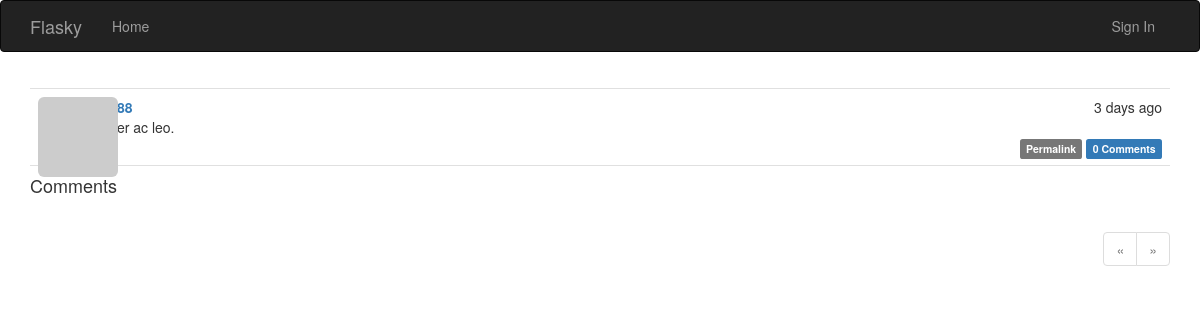
Page /post/149 on the earlier database version.
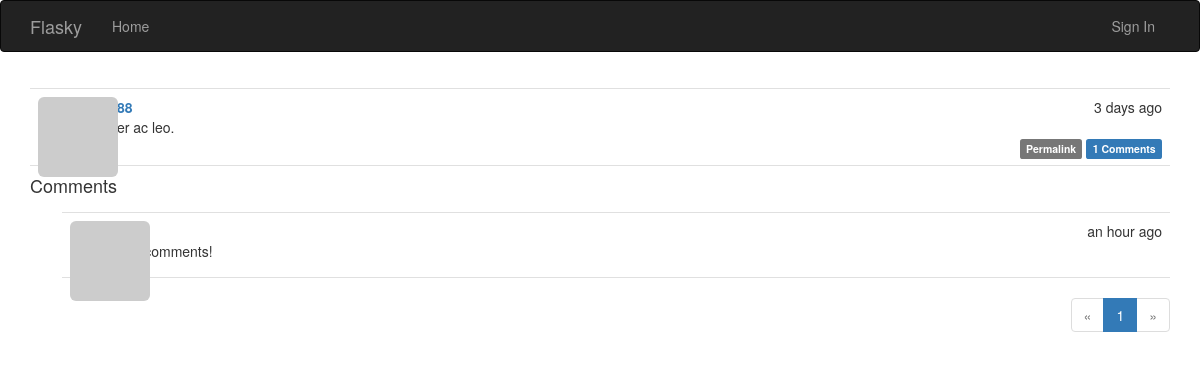
Same page on the later database version.
### app/models.py (models this page shows, shortened)
class Post(db.Model):
    __tablename__ = 'posts'
    id = db.Column(db.Integer, primary_key=True)
    body = db.Column(db.Text)
    timestamp = db.Column(db.DateTime, index=True, default=datetime.utcnow)
    author_id = db.Column(db.Integer, db.ForeignKey('users.id'))
    body_html = db.Column(db.Text)
    comments = db.relationship('Comment', backref='post', lazy='dynamic')

class Comment(db.Model):
    __tablename__ = 'comments'
    id = db.Column(db.Integer, primary_key=True)
    body = db.Column(db.Text)
    body_html = db.Column(db.Text)
    timestamp = db.Column(db.DateTime, index=True, default=datetime.utcnow)
    disabled = db.Column(db.Boolean)
    author_id = db.Column(db.Integer, db.ForeignKey('users.id'))
    post_id = db.Column(db.Integer, db.ForeignKey('posts.id'))

### app/main/views.py (the view)
@main.route('/post/<int:id>', methods=['GET', 'POST'])
def post(id):
    post = Post.query.get_or_404(id)
    form = CommentForm()
    if form.validate_on_submit():
        comment = Comment(body=form.body.data, post=post, author=current_user._get_current_object())
        db.session.add(comment)
        db.session.commit()
        flash('Your comment has been published.')
        return redirect(url_for('.post', id=post.id, page=-1))
    page = request.args.get('page', 1,type=int)
    if page == -1:
        page = (post.comments.count() - 1) / \
            current_app.config['FLASKY_COMMENTS_PER_PAGE'] + 1
    pagination = post.comments.order_by(Comment.timestamp.asc()).paginate(
            page, per_page=current_app.config['FLASKY_COMMENTS_PER_PAGE'],
            error_out=False)
    comments = pagination.items
    return render_template('post.html', posts=[post], form=form,
            comments=comments, pagination=pagination)

### app/auth/views.py (called while the page is built)
@auth.before_app_request
def before_request():
	if current_user.is_authenticated:
		current_user.ping()
		if not current_user.confirmed \
				and request.endpoint \
				and request.endpoint[:5] != 'auth.' \
				and request.endpoint != 'static' :
			return redirect(url_for('auth.unconfirmed'))

### app/main/__init__.py (called while the page is built)
@main.app_context_processor
def inject_permissions():
	return dict(Permission=Permission)

### app/models.py (called while the page is built)
    def gravatar(self, size=100, default='identicon', rating='g'):
        if request.is_secure:
            url = 'http://secure.gravatar.com/avatar'
        else:
            url = 'http://www.gravatar.com/avatar'
        hash = self.avatar_hash or hashlib.md5(self.email.encode('utf-8')).hexdigest()
        return '{url}/{hash}?s={size}&d={default}&r={rating}'.format(url=url, hash=hash, size=size, default=default, rating=rating)

    def can(self, permissions):
        return False

    def is_adminstrator(self):
        return False

### app/templates/post.html (shortened to what this page needs)
{% extends "base.html" %}
{% import "_macros.html" as macros %}
{% import "bootstrap/wtf.html" as wtf %}
{% block page_content %}
{% include '_post.html' %}
<h4 id="comments">Comments</h4>
{% include '_comments.html' %}
{% if pagination %}
<div class="pagination">
    {{ macros.pagination_widget(pagination, '.post', fragment='#comments', id=posts[0].id) }}
</div>
{% endif %}
{% endblock %}

### app/templates/_post.html (shortened to what this page needs)
<ul class="posts">
    {% for post in posts %}
    <li class="post">
        <div class="post-thumbnail">
            <a href="{{ url_for('.user', username=post.author.username) }}">
                <img class="img-rounded profile-thumbnail" src="{{ post.author.gravatar(size=40) }}">
            </a>
        </div>
        <div class="post-content">
            <div class="post-date">{{ moment(post.timestamp).fromNow() }}</div>
            <div class="post-author">
                <a href="{{ url_for('.user', username=post.author.username) }}">
                </a>
            </div>
            <div class="post-body">
                {% if post.body_html %}
                    {{ post.body_html | safe}}
                {% else %}
                    {{ post.body }}
                {% endif %}
            </div>
            <div class="post-footer">
                <a href="{{ url_for('.post', id=post.id) }}">
                    <span class="label label-default">Permalink</span>
                </a>
                <a href="{{ url_for('.post', id=post.id) }}#comments">
                    <span class="label label-primary">{{ post.comments.count() }} Comments</span>
                </a>
            </div>
        </div>
    </li>
    {% endfor %}
</ul>

### app/templates/_comments.html
<ul class="comments">
    {% for comment in comments %}
    <li class="comment">
        <div class="comment-thumbnail">
            <a href="{{ url_for('.user', username=comment.author.username) }}">
                <img class="img-rounded profile-thumbnail" src="{{ comment.author.gravatar(size=40) }}">
            </a>
        </div>
        <div class="comment-content">
            <div class="comment-date">{{ moment(comment.timestamp).fromNow() }}</div>
            <div class="comment-author"><a href="{{ url_for('.user', username=comment.author.username) }}">{{ comment.author.username }}</a></div>
            <div class="comment-body">
                {% if comment.body_html %}
                    {{ comment.body_html | safe }}
                {% else %}
                    {{ comment.body }}
                {% endif %}
            </div>
        </div>
    </li>
    {% endfor %}
</ul>

Differences in the rows shown:
computed for Post "Integer ac leo.": comments.count "0" → "1"
added Comment: timestamp "an hour ago", body_html "test comments!"
Other differences:
new list line: "1"
